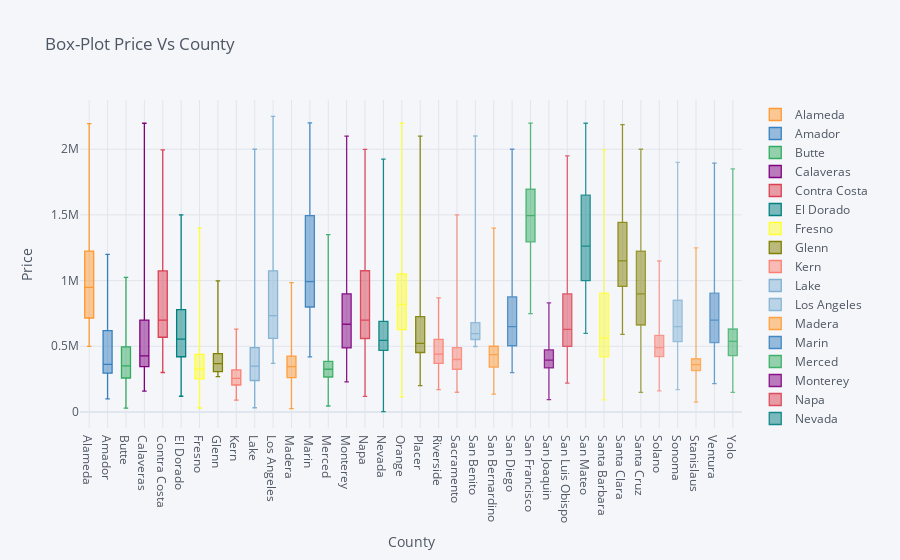

Notebook source saved alongside this figure:
### Code cell
house_df2[['price', 'county']].pivot(columns='county', values='price').iplot(kind='box',
                                                                             title= "Box-Plot Price Vs County ",
                                                                             xTitle = 'County', yTitle = 'Price')

### Figure 1 — Plotly figure (JSON) as saved in the notebook; plotly's stock layout.template omitted (floating-point values rounded to 4 significant figures; data arrays with more than 128 entries replaced by an {"elided": "..."} marker saying what was removed)
{"data": [{"boxpoints": false, "line": {"width": 1.3}, "marker": {"color": "rgba(255, 153, 51, 1.0)"}, "name": "Alameda", "orientation": "v", "type": "box", "y": {"elided": "2610 int values"}}, {"boxpoints": false, "line": {"width": 1.3}, "marker": {"color": "rgba(55, 128, 191, 1.0)"}, "name": "Amador", "orientation": "v", "type": "box", "y": {"elided": "2610 int values"}}, {"boxpoints": false, "line": {"width": 1.3}, "marker": {"color": "rgba(50, 171, 96, 1.0)"}, "name": "Butte", "orientation": "v", "type": "box", "y": {"elided": "2610 int values"}}, {"boxpoints": false, "line": {"width": 1.3}, "marker": {"color": "rgba(128, 0, 128, 1.0)"}, "name": "Calaveras", "orientation": "v", "type": "box", "y": {"elided": "2610 int values"}}, {"boxpoints": false, "line": {"width": 1.3}, "marker": {"color": "rgba(219, 64, 82, 1.0)"}, "name": "Contra Costa", "orientation": "v", "type": "box", "y": {"elided": "2610 int values"}}, {"boxpoints": false, "line": {"width": 1.3}, "marker": {"color": "rgba(0, 128, 128, 1.0)"}, "name": "El Dorado", "orientation": "v", "type": "box", "y": {"elided": "2610 int values"}}, {"boxpoints": false, "line": {"width": 1.3}, "marker": {"color": "rgba(255, 255, 51, 1.0)"}, "name": "Fresno", "orientation": "v", "type": "box", "y": {"elided": "2610 int values"}}, {"boxpoints": false, "line": {"width": 1.3}, "marker": {"color": "rgba(128, 128, 0, 1.0)"}, "name": "Glenn", "orientation": "v", "type": "box", "y": {"elided": "2610 int values"}}, {"boxpoints": false, "line": {"width": 1.3}, "marker": {"color": "rgba(251, 128, 114, 1.0)"}, "name": "Kern", "orientation": "v", "type": "box", "y": {"elided": "2610 int values"}}, {"boxpoints": false, "line": {"width": 1.3}, "marker": {"color": "rgba(128, 177, 211, 1.0)"}, "name": "Lake", "orientation": "v", "type": "box", "y": {"elided": "2610 int values"}}, {"boxpoints": false, "line": {"width": 1.3}, "marker": {"color": "rgba(128, 177, 211, 0.8999999999999999)"}, "name": "Los Angeles", "orientation": "v", "type": "box", "y": {"elided": "2610 int values"}}, {"boxpoints": false, "line": {"width": 1.3}, "marker": {"color": "rgba(255, 153, 51, 0.8999999999999999)"}, "name": "Madera", "orientation": "v", "type": "box", "y": {"elided": "2610 int values"}}, {"boxpoints": false, "line": {"width": 1.3}, "marker": {"color": "rgba(55, 128, 191, 0.8999999999999999)"}, "name": "Marin", "orientation": "v", "type": "box", "y": {"elided": "2610 int values"}}, {"boxpoints": false, "line": {"width": 1.3}, "marker": {"color": "rgba(50, 171, 96, 0.8999999999999999)"}, "name": "Merced", "orientation": "v", "type": "box", "y": {"elided": "2610 int values"}}, {"boxpoints": false, "line": {"width": 1.3}, "marker": {"color": "rgba(128, 0, 128, 0.8999999999999999)"}, "name": "Monterey", "orientation": "v", "type": "box", "y": {"elided": "2610 int values"}}, {"boxpoints": false, "line": {"width": 1.3}, "marker": {"color": "rgba(219, 64, 82, 0.8999999999999999)"}, "name": "Napa", "orientation": "v", "type": "box", "y": {"elided": "2610 int values"}}, {"boxpoints": false, "line": {"width": 1.3}, "marker": {"color": "rgba(0, 128, 128, 0.8999999999999999)"}, "name": "Nevada", "orientation": "v", "type": "box", "y": {"elided": "2610 int values"}}, {"boxpoints": false, "line": {"width": 1.3}, "marker": {"color": "rgba(255, 255, 51, 0.8999999999999999)"}, "name": "Orange", "orientation": "v", "type": "box", "y": {"elided": "2610 int values"}}, {"boxpoints": false, "line": {"width": 1.3}, "marker": {"color": "rgba(128, 128, 0, 0.8999999999999999)"}, "name": "Placer", "orientation": "v", "type": "box", "y": {"elided": "2610 int values"}}, {"boxpoints": false, "line": {"width": 1.3}, "marker": {"color": "rgba(251, 128, 114, 0.8999999999999999)"}, "name": "Riverside", "orientation": "v", "type": "box", "y": {"elided": "2610 int values"}}, {"boxpoints": false, "line": {"width": 1.3}, "marker": {"color": "rgba(251, 128, 114, 0.7999999999999998)"}, "name": "Sacramento", "orientation": "v", "type": "box", "y": {"elided": "2610 int values"}}, {"boxpoints": false, "line": {"width": 1.3}, "marker": {"color": "rgba(128, 177, 211, 0.7999999999999998)"}, "name": "San Benito", "orientation": "v", "type": "box", "y": {"elided": "2610 int values"}}, {"boxpoints": false, "line": {"width": 1.3}, "marker": {"color": "rgba(255, 153, 51, 0.7999999999999998)"}, "name": "San Bernardino", "orientation": "v", "type": "box", "y": {"elided": "2610 int values"}}, {"boxpoints": false, "line": {"width": 1.3}, "marker": {"color": "rgba(55, 128, 191, 0.7999999999999998)"}, "name": "San Diego", "orientation": "v", "type": "box", "y": {"elided": "2610 int values"}}, {"boxpoints": false, "line": {"width": 1.3}, "marker": {"color": "rgba(50, 171, 96, 0.7999999999999998)"}, "name": "San Francisco", "orientation": "v", "type": "box", "y": {"elided": "2610 int values"}}, {"boxpoints": false, "line": {"width": 1.3}, "marker": {"color": "rgba(128, 0, 128, 0.7999999999999998)"}, "name": "San Joaquin", "orientation": "v", "type": "box", "y": {"elided": "2610 int values"}}, {"boxpoints": false, "line": {"width": 1.3}, "marker": {"color": "rgba(219, 64, 82, 0.7999999999999998)"}, "name": "San Luis Obispo", "orientation": "v", "type": "box", "y": {"elided": "2610 int values"}}, {"boxpoints": false, "line": {"width": 1.3}, "marker": {"color": "rgba(0, 128, 128, 0.7999999999999998)"}, "name": "San Mateo", "orientation": "v", "type": "box", "y": {"elided": "2610 int values"}}, {"boxpoints": false, "line": {"width": 1.3}, "marker": {"color": "rgba(255, 255, 51, 0.7999999999999998)"}, "name": "Santa Barbara", "orientation": "v", "type": "box", "y": {"elided": "2610 int values"}}, {"boxpoints": false, "line": {"width": 1.3}, "marker": {"color": "rgba(128, 128, 0, 0.7999999999999998)"}, "name": "Santa Clara", "orientation": "v", "type": "box", "y": {"elided": "2610 int values"}}, {"boxpoints": false, "line": {"width": 1.3}, "marker": {"color": "rgba(128, 128, 0, 0.7)"}, "name": "Santa Cruz", "orientation": "v", "type": "box", "y": {"elided": "2610 int values"}}, {"boxpoints": false, "line": {"width": 1.3}, "marker": {"color": "rgba(251, 128, 114, 0.7)"}, "name": "Solano", "orientation": "v", "type": "box", "y": {"elided": "2610 int values"}}, {"boxpoints": false, "line": {"width": 1.3}, "marker": {"color": "rgba(128, 177, 211, 0.7)"}, "name": "Sonoma", "orientation": "v", "type": "box", "y": {"elided": "2610 int values"}}, {"boxpoints": false, "line": {"width": 1.3}, "marker": {"color": "rgba(255, 153, 51, 0.7)"}, "name": "Stanislaus", "orientation": "v", "type": "box", "y": {"elided": "2610 int values"}}, {"boxpoints": false, "line": {"width": 1.3}, "marker": {"color": "rgba(55, 128, 191, 0.7)"}, "name": "Ventura", "orientation": "v", "type": "box", "y": {"elided": "2610 int values"}}, {"boxpoints": false, "line": {"width": 1.3}, "marker": {"color": "rgba(50, 171, 96, 0.7)"}, "name": "Yolo", "orientation": "v", "type": "box", "y": {"elided": "2610 int values"}}], "layout": {"legend": {"bgcolor": "#F5F6F9", "font": {"color": "#4D5663"}}, "paper_bgcolor": "#F5F6F9", "plot_bgcolor": "#F5F6F9", "title": {"font": {"color": "#4D5663"}, "text": "Box-Plot Price Vs County "}, "xaxis": {"gridcolor": "#E1E5ED", "showgrid": true, "tickfont": {"color": "#4D5663"}, "title": {"font": {"color": "#4D5663"}, "text": "County"}, "zerolinecolor": "#E1E5ED"}, "yaxis": {"gridcolor": "#E1E5ED", "showgrid": true, "tickfont": {"color": "#4D5663"}, "title": {"font": {"color": "#4D5663"}, "text": "Price"}, "zerolinecolor": "#E1E5ED"}}}
